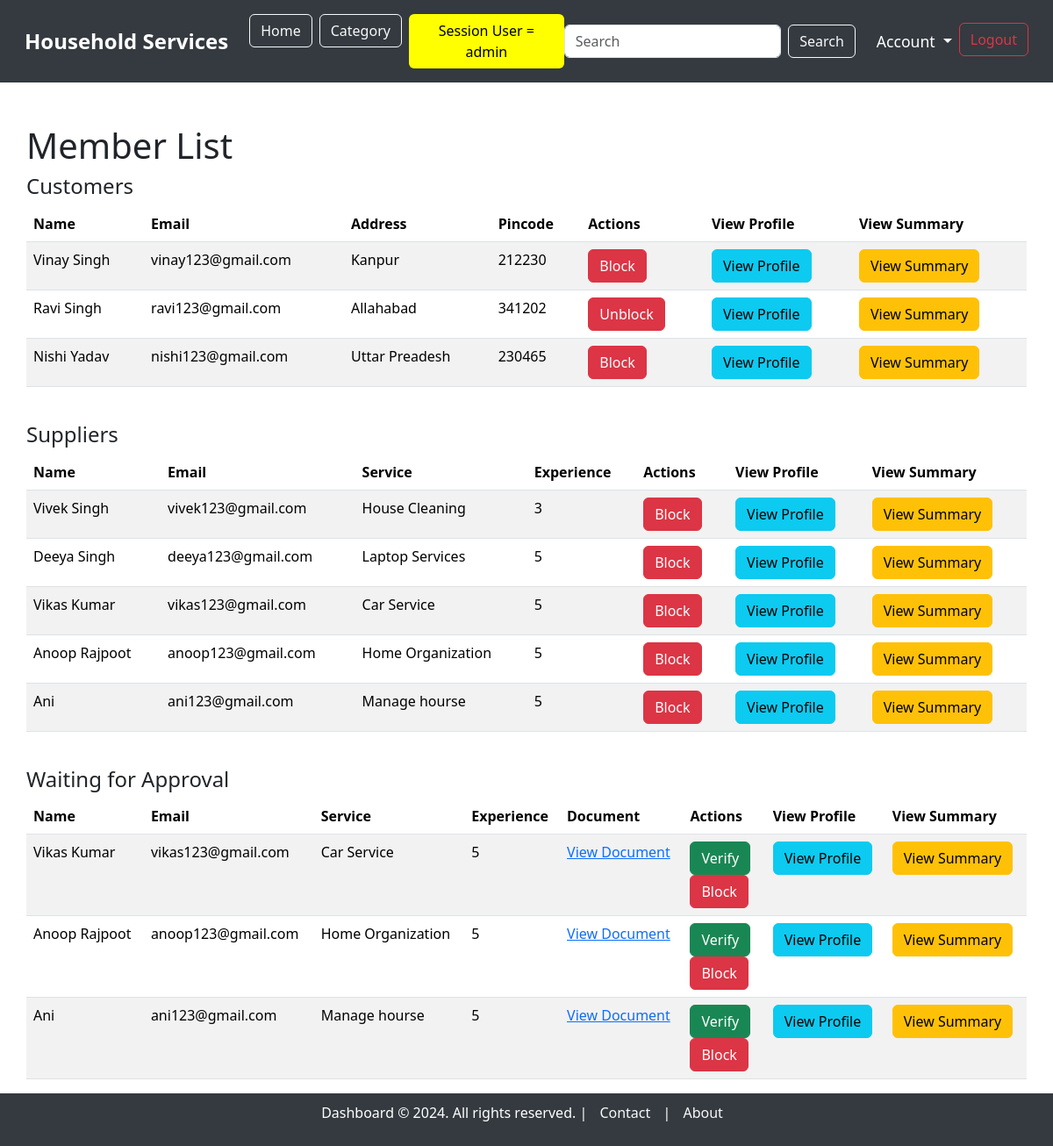
The app's page /admin/members (signed in), older data.
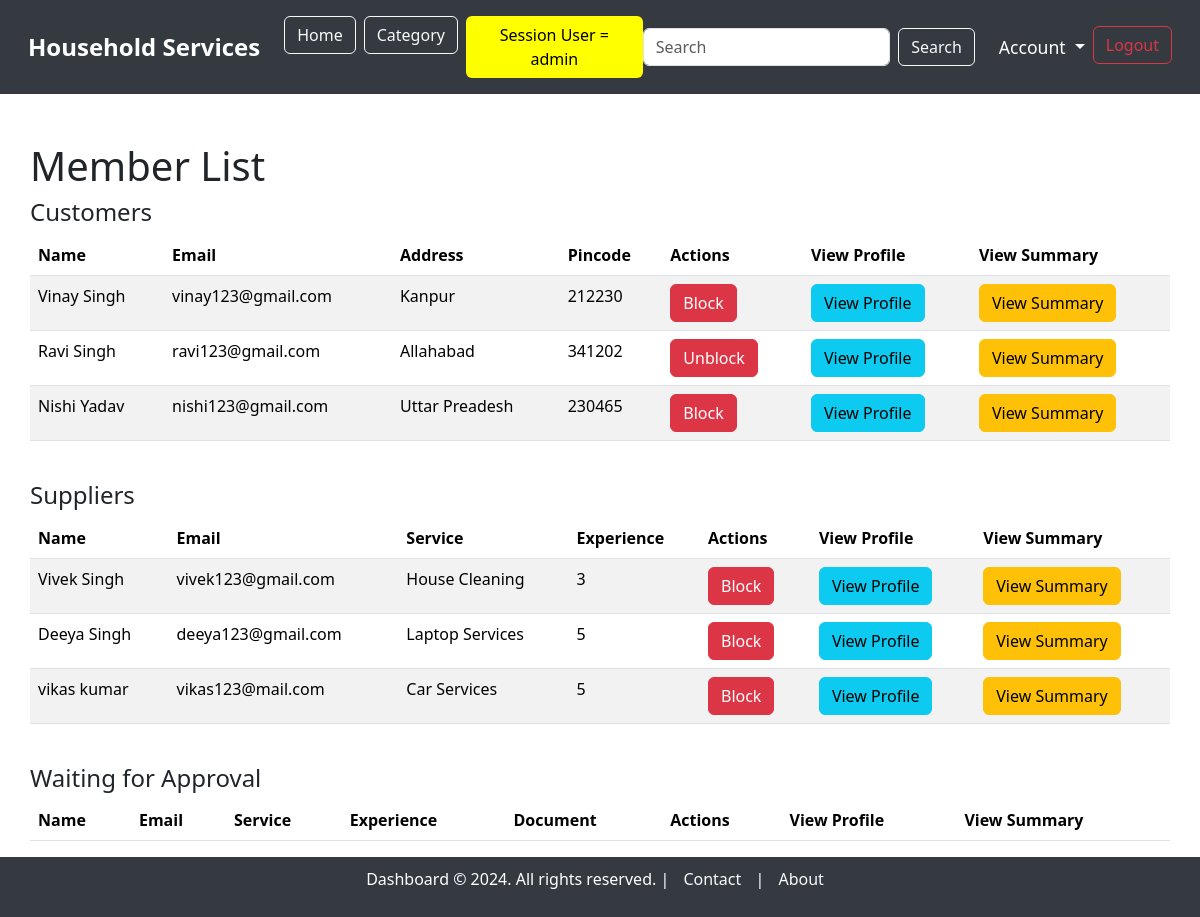
The same page, newer data.
### model.py (models this page shows, shortened)
class User(db.Model):
    __tablename__ = "users"
    user_id = db.Column(db.Integer, autoincrement=True, primary_key=True)
    full_name = db.Column(db.String, nullable=False)
    username = db.Column(db.String, unique=True, nullable=False)
    email = db.Column(db.String, unique=True, nullable=False)
    password = db.Column(db.String, nullable=False)
    address = db.Column(db.String, nullable=False)
    pincode = db.Column(db.String, nullable=False)
    role = db.Column(db.String, nullable=False)  # 'customer' or 'supplier'
    service_name = db.Column(db.String, nullable=False)  # Only applicable if the user is a supplier
    experience_years = db.Column(db.Integer)  # Only applicable if the user is a supplier
    document = db.Column(db.String)  # Path or name of the uploaded document, only for suppliers
    is_verified = db.Column(db.Boolean, default=False)  # For supplier verification
    is_blocked = db.Column(db.Boolean, default=False)  # For blocking/unblocking users

### main.py (the view)
@app.route('/admin/members')
@login_required(role="admin")
def member_list():
    customers = User.query.filter_by(role='customer').all()
    suppliers = User.query.filter_by(role='supplier').all()
    waiting_approval = User.query.filter_by(role='supplier', is_verified=False).all()
    return render_template('admin/member_list.html', customers=customers, suppliers=suppliers, waiting_approval=waiting_approval)

### main.py (called while the page is built)
def login_required(role):
    def wrapper(original):
        @wraps(original)
        def inner(*args, **kwargs):  # *args = list of arguments, **kwargs = key word arguments
            if session.get("username") and session.get("role") == role:
                return original(*args, **kwargs)
            else:
                flash(f"You need to login as {role}", "warning")
                return redirect(url_for("login"))
        return inner
    return wrapper

### templates/admin/member_list.html (shortened to what the changed rows need)
{% extends 'base_dashboard.html' %}
{% block content %}
<div class="container mt-5">
    <h1>Member List</h1>
    <table class="table table-striped">
        <thead>
            <tr>
                <th>Name</th>
                <th>Email</th>
                <th>Address</th>
                <th>Pincode</th>
                <th>Actions</th>
                <th>View Profile</th>
                <th>View Summary</th>
            </tr>
        </thead>
        <tbody>
            {% for customer in customers %}
            <tr>
                <td>{{ customer.full_name }}</td>
                <td>{{ customer.email }}</td>
                <td>{{ customer.address }}</td>
                <td>{{ customer.pincode }}</td>
                <td>
                    <form action="{{ url_for('block_user', user_id=customer.user_id) }}" method="POST" style="margin-right: 5px;">
                        <button type="submit" class="btn btn-danger">{{ 'Unblock' if customer.is_blocked else 'Block' }}</button>
                    </form>
                </td>
                <td>
                    <a href="{{ url_for('profile', user_id=customer.user_id) }}" class="btn btn-info">View Profile</a>
                </td>
                <td>
                    <a href="{{ url_for('customer_summary', user_id=customer.user_id) }}" class="btn btn-warning">View Summary</a>
                </td>
            </tr>
            {% endfor %}
        </tbody>
    </table>
    <br>
    <table class="table table-striped">
        <thead>
            <tr>
                <th>Name</th>
                <th>Email</th>
                <th>Service</th>
                <th>Experience</th>
                <th>Actions</th>
                <th>View Profile</th>
                <th>View Summary</th>
            </tr>
        </thead>
        <tbody>
            {% for supplier in suppliers %}
            <tr>
                <td>{{ supplier.full_name }}</td>
                <td>{{ supplier.email }}</td>
                <td>{{ supplier.service_name }}</td>
                <td>{{ supplier.experience_years }}</td>
                <td>
                    <form action="{{ url_for('block_user', user_id=supplier.user_id) }}" method="POST" style="margin-right: 5px;">
                        <button type="submit" class="btn btn-danger">{{ 'Unblock' if supplier.is_blocked else 'Block' }}</button>
                    </form>
                </td>
                <td>
                    <a href="{{ url_for('profile', user_id=supplier.user_id) }}" class="btn btn-info">View Profile</a>
                </td>
                <td>
                    <a href="{{ url_for('supplier_summary', user_id=supplier.user_id) }}" class="btn btn-warning">View Summary</a>
                </td>
            </tr>
            {% endfor %}
        </tbody>
    </table>
    <br>
    <table class="table table-striped">
        <thead>
            <tr>
                <th>Name</th>
                <th>Email</th>
                <th>Service</th>
                <th>Experience</th>
                <th>Document</th>
                <th>Actions</th>
                <th>View Profile</th>
                <th>View Summary</th>
            </tr>
        </thead>
        <tbody>
            {% for supplier in waiting_approval %}
            <tr>
                <td>{{ supplier.full_name }}</td>
                <td>{{ supplier.email }}</td>
                <td>{{ supplier.service_name }}</td>
                <td>{{ supplier.experience_years }}</td>
                <td><a href="{{ url_for('static', filename='uploads/' + supplier.document) }}" target="_blank">View Document</a></td>
                <td>
                    <form action="{{ url_for('verify_supplier', user_id=supplier.user_id) }}" method="POST" style="margin-right: 5px;">
                        <button type="submit" class="btn btn-success">Verify</button>
                    </form>
                    <form action="{{ url_for('block_user', user_id=supplier.user_id) }}" method="POST" style="margin-right: 5px;">
                        <button type="submit" class="btn btn-danger">{{ 'Unblock' if supplier.is_blocked else 'Block' }}</button>
                    </form>
                </td>
                <td>
                    <a href="{{ url_for('profile', user_id=supplier.user_id) }}" class="btn btn-info">View Profile</a>
                </td>
                <td>
                    <a href="{{ url_for('supplier_summary', user_id=supplier.user_id) }}" class="btn btn-warning">View Summary</a>
                </td>
            </tr>
            {% endfor %}
        </tbody>
    </table>
</div>
{% endblock %}

Row changes from the older to the newer data that the page shows:
removed User: full_name "Vikas Kumar", email "vikas123@gmail.com", service_name "Car Service", experience_years "5", is_blocked "Block"
no longer on one of the page's lists (row edited): User: full_name "Anoop Rajpoot", email "anoop123@gmail.com", service_name "Home Organization", experience_years "5", is_blocked "Block"
removed User: full_name "Ani", email "ani123@gmail.com", service_name "Manage hourse", experience_years "5", is_blocked "Block"
changed User: full_name "Anoop Rajpoot" → "vikas kumar"; email "anoop123@gmail.com" → "vikas123@mail.com"; service_name "Home Organization" → "Car Services"
